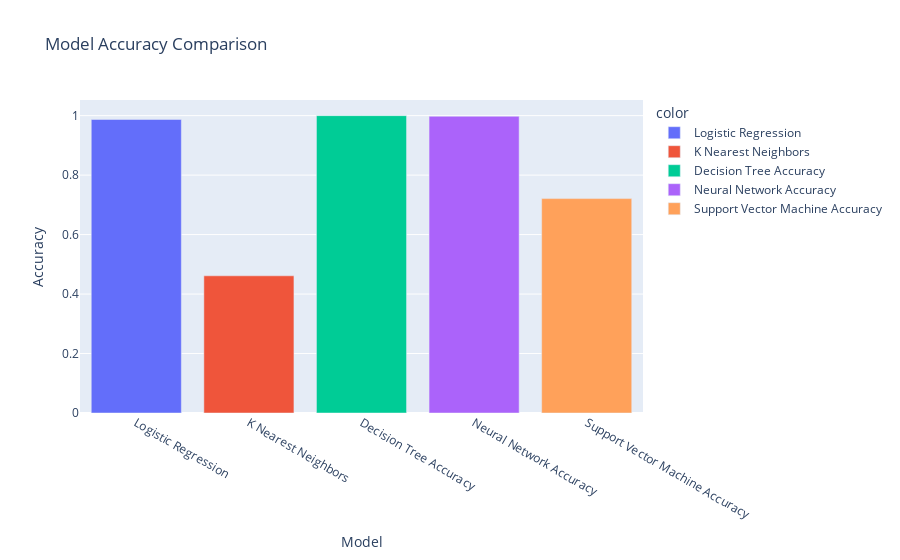

Notebook code cell kept with this figure:
### Code cell
fig = px.bar(
    x=["Logistic Regression", "K Nearest Neighbors", "Decision Tree Accuracy", "Neural Network Accuracy", "Support Vector Machine Accuracy"],
    y=[log_acc, knn_acc, dec_acc, mlp_acc, svm_acc],
    color=["Logistic Regression", "K Nearest Neighbors", "Decision Tree Accuracy", "Neural Network Accuracy", "Support Vector Machine Accuracy"],
    labels={'x': "Model", 'y': "Accuracy" },
    title='Model Accuracy Comparison'
)

fig.show()

### Figure 1 — Plotly figure (JSON) as saved in the notebook; plotly's stock layout.template omitted (floating-point values rounded to 4 significant figures)
{"data": [{"alignmentgroup": "True", "hovertemplate": "color=Logistic Regression<br>Model=%{x}<br>Accuracy=%{y}<extra></extra>", "legendgroup": "Logistic Regression", "marker": {"color": "#636efa"}, "name": "Logistic Regression", "offsetgroup": "Logistic Regression", "orientation": "v", "showlegend": true, "textposition": "auto", "type": "bar", "x": ["Logistic Regression"], "xaxis": "x", "y": [0.9871], "yaxis": "y"}, {"alignmentgroup": "True", "hovertemplate": "color=K Nearest Neighbors<br>Model=%{x}<br>Accuracy=%{y}<extra></extra>", "legendgroup": "K Nearest Neighbors", "marker": {"color": "#EF553B"}, "name": "K Nearest Neighbors", "offsetgroup": "K Nearest Neighbors", "orientation": "v", "showlegend": true, "textposition": "auto", "type": "bar", "x": ["K Nearest Neighbors"], "xaxis": "x", "y": [0.4614], "yaxis": "y"}, {"alignmentgroup": "True", "hovertemplate": "color=Decision Tree Accuracy<br>Model=%{x}<br>Accuracy=%{y}<extra></extra>", "legendgroup": "Decision Tree Accuracy", "marker": {"color": "#00cc96"}, "name": "Decision Tree Accuracy", "offsetgroup": "Decision Tree Accuracy", "orientation": "v", "showlegend": true, "textposition": "auto", "type": "bar", "x": ["Decision Tree Accuracy"], "xaxis": "x", "y": [1], "yaxis": "y"}, {"alignmentgroup": "True", "hovertemplate": "color=Neural Network Accuracy<br>Model=%{x}<br>Accuracy=%{y}<extra></extra>", "legendgroup": "Neural Network Accuracy", "marker": {"color": "#ab63fa"}, "name": "Neural Network Accuracy", "offsetgroup": "Neural Network Accuracy", "orientation": "v", "showlegend": true, "textposition": "auto", "type": "bar", "x": ["Neural Network Accuracy"], "xaxis": "x", "y": [0.9979], "yaxis": "y"}, {"alignmentgroup": "True", "hovertemplate": "color=Support Vector Machine Accuracy<br>Model=%{x}<br>Accuracy=%{y}<extra></extra>", "legendgroup": "Support Vector Machine Accuracy", "marker": {"color": "#FFA15A"}, "name": "Support Vector Machine Accuracy", "offsetgroup": "Support Vector Machine Accuracy", "orientation": "v", "showlegend": true, "textposition": "auto", "type": "bar", "x": ["Support Vector Machine Accuracy"], "xaxis": "x", "y": [0.721], "yaxis": "y"}], "layout": {"barmode": "relative", "legend": {"title": {"text": "color"}, "tracegroupgap": 0}, "title": {"text": "Model Accuracy Comparison"}, "xaxis": {"anchor": "y", "domain": [0, 1], "title": {"text": "Model"}}, "yaxis": {"anchor": "x", "domain": [0, 1], "title": {"text": "Accuracy"}}}}
